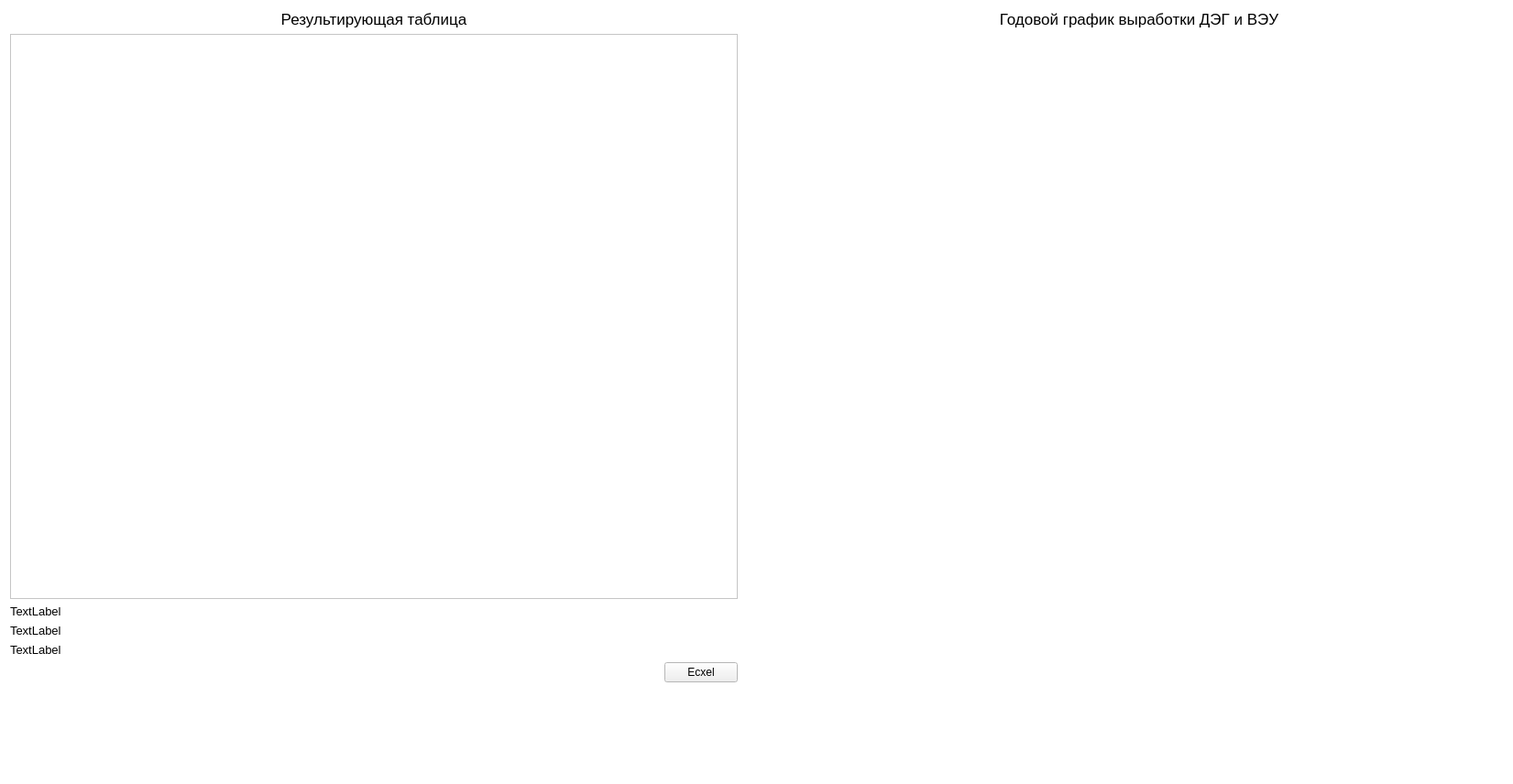
<?xml version="1.0" encoding="UTF-8"?>
<ui version="4.0">
 <class>Result</class>
 <widget class="QWidget" name="Result">
  <property name="geometry">
   <rect>
    <x>0</x>
    <y>0</y>
    <width>1651</width>
    <height>856</height>
   </rect>
  </property>
  <property name="palette">
   <palette>
    <active>
     <colorrole role="Base">
      <brush brushstyle="SolidPattern">
       <color alpha="255">
        <red>255</red>
        <green>255</green>
        <blue>255</blue>
       </color>
      </brush>
     </colorrole>
     <colorrole role="Window">
      <brush brushstyle="SolidPattern">
       <color alpha="255">
        <red>255</red>
        <green>255</green>
        <blue>255</blue>
       </color>
      </brush>
     </colorrole>
    </active>
    <inactive>
     <colorrole role="Base">
      <brush brushstyle="SolidPattern">
       <color alpha="255">
        <red>255</red>
        <green>255</green>
        <blue>255</blue>
       </color>
      </brush>
     </colorrole>
     <colorrole role="Window">
      <brush brushstyle="SolidPattern">
       <color alpha="255">
        <red>255</red>
        <green>255</green>
        <blue>255</blue>
       </color>
      </brush>
     </colorrole>
    </inactive>
    <disabled>
     <colorrole role="Base">
      <brush brushstyle="SolidPattern">
       <color alpha="255">
        <red>255</red>
        <green>255</green>
        <blue>255</blue>
       </color>
      </brush>
     </colorrole>
     <colorrole role="Window">
      <brush brushstyle="SolidPattern">
       <color alpha="255">
        <red>255</red>
        <green>255</green>
        <blue>255</blue>
       </color>
      </brush>
     </colorrole>
    </disabled>
   </palette>
  </property>
  <property name="windowTitle">
   <string>Form</string>
  </property>
  <layout class="QVBoxLayout" name="verticalLayout_3">
   <item>
    <layout class="QHBoxLayout" name="horizontalLayout_2">
     <item>
      <layout class="QVBoxLayout" name="verticalLayout">
       <item>
        <widget class="QLabel" name="label">
         <property name="font">
          <font>
           <pointsize>13</pointsize>
          </font>
         </property>
         <property name="text">
          <string>Результирующая таблица</string>
         </property>
         <property name="alignment">
          <set>Qt::AlignCenter</set>
         </property>
        </widget>
       </item>
       <item>
        <widget class="QTableView" name="tableView"/>
       </item>
       <item>
        <widget class="QLabel" name="Wwg">
         <property name="font">
          <font>
           <pointsize>10</pointsize>
          </font>
         </property>
         <property name="text">
          <string>TextLabel</string>
         </property>
        </widget>
       </item>
       <item>
        <widget class="QLabel" name="Wdiesel">
         <property name="font">
          <font>
           <pointsize>10</pointsize>
          </font>
         </property>
         <property name="text">
          <string>TextLabel</string>
         </property>
        </widget>
       </item>
       <item>
        <widget class="QLabel" name="totalSumEnergy">
         <property name="font">
          <font>
           <pointsize>10</pointsize>
          </font>
         </property>
         <property name="text">
          <string>TextLabel</string>
         </property>
        </widget>
       </item>
       <item>
        <layout class="QHBoxLayout" name="horizontalLayout">
         <item>
          <spacer name="horizontalSpacer">
           <property name="orientation">
            <enum>Qt::Horizontal</enum>
           </property>
           <property name="sizeHint" stdset="0">
            <size>
             <width>40</width>
             <height>20</height>
            </size>
           </property>
          </spacer>
         </item>
         <item>
          <widget class="QPushButton" name="exelButton">
           <property name="text">
            <string>Ecxel</string>
           </property>
           <property name="icon">
            <iconset resource="rs.qrc">
             <normaloff>:/Resources/Icon/exelIcon.png</normaloff>:/Resources/Icon/exelIcon.png</iconset>
           </property>
          </widget>
         </item>
        </layout>
       </item>
      </layout>
     </item>
     <item>
      <spacer name="horizontalSpacer_2">
       <property name="orientation">
        <enum>Qt::Horizontal</enum>
       </property>
       <property name="sizeType">
        <enum>QSizePolicy::Preferred</enum>
       </property>
       <property name="sizeHint" stdset="0">
        <size>
         <width>35</width>
         <height>20</height>
        </size>
       </property>
      </spacer>
     </item>
     <item>
      <layout class="QVBoxLayout" name="verticalLayout_2">
       <item>
        <widget class="QLabel" name="label_2">
         <property name="font">
          <font>
           <pointsize>13</pointsize>
          </font>
         </property>
         <property name="text">
          <string>Годовой график выработки ДЭГ и ВЭУ</string>
         </property>
         <property name="alignment">
          <set>Qt::AlignCenter</set>
         </property>
        </widget>
       </item>
       <item>
        <widget class="QCustomPlot" name="Graphic_1" native="true">
         <property name="sizePolicy">
          <sizepolicy hsizetype="Expanding" vsizetype="Expanding">
           <horstretch>0</horstretch>
           <verstretch>0</verstretch>
          </sizepolicy>
         </property>
        </widget>
       </item>
      </layout>
     </item>
    </layout>
   </item>
   <item>
    <spacer name="verticalSpacer">
     <property name="orientation">
      <enum>Qt::Vertical</enum>
     </property>
     <property name="sizeType">
      <enum>QSizePolicy::Preferred</enum>
     </property>
     <property name="sizeHint" stdset="0">
      <size>
       <width>20</width>
       <height>100</height>
      </size>
     </property>
    </spacer>
   </item>
  </layout>
 </widget>
 <customwidgets>
  <customwidget>
   <class>QCustomPlot</class>
   <extends>QWidget</extends>
   <header>qcustomplot.h</header>
   <container>1</container>
  </customwidget>
 </customwidgets>
 <resources>
  <include location="rs.qrc"/>
 </resources>
 <connections/>
</ui>
